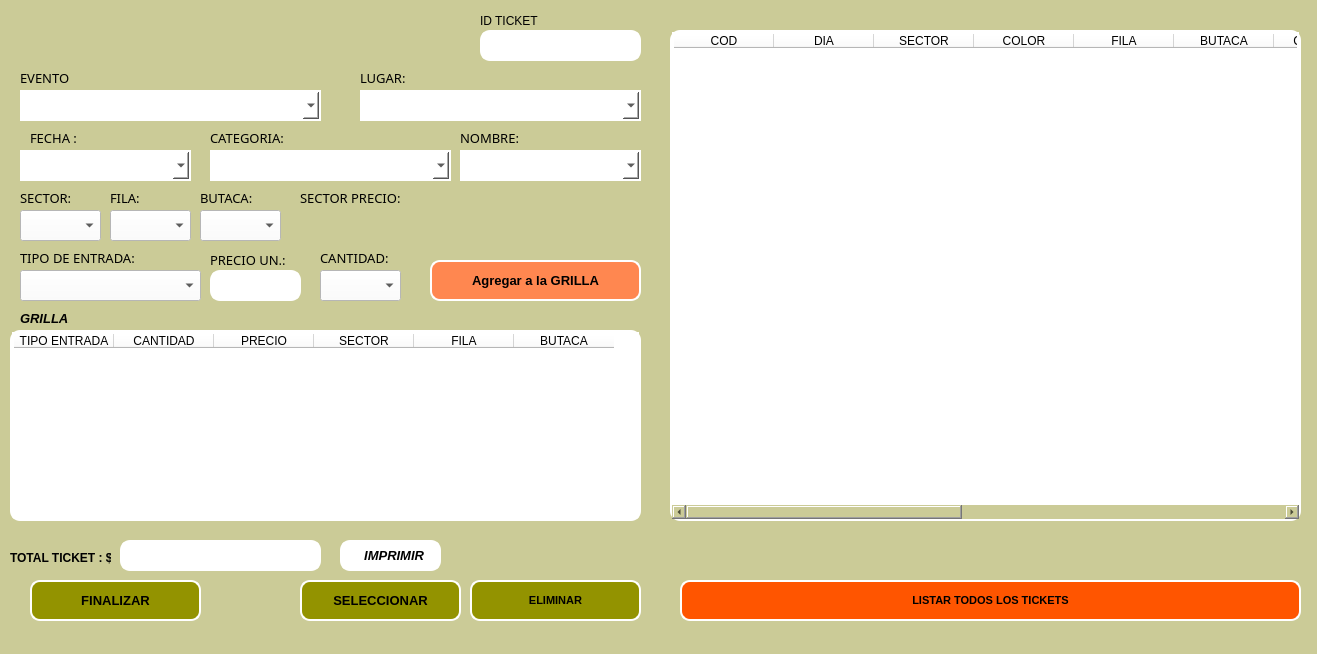
<?xml version="1.0" encoding="UTF-8"?>
<ui version="4.0">
 <class>Form_Tickets</class>
 <widget class="QWidget" name="Form_Tickets">
  <property name="geometry">
   <rect>
    <x>0</x>
    <y>0</y>
    <width>1317</width>
    <height>654</height>
   </rect>
  </property>
  <property name="minimumSize">
   <size>
    <width>1317</width>
    <height>654</height>
   </size>
  </property>
  <property name="maximumSize">
   <size>
    <width>1317</width>
    <height>654</height>
   </size>
  </property>
  <property name="windowTitle">
   <string>Tickets</string>
  </property>
  <property name="styleSheet">
   <string notr="true">background-color: rgb(203, 203, 151);</string>
  </property>
  <widget class="QComboBox" name="comboBox_lugar">
   <property name="geometry">
    <rect>
     <x>360</x>
     <y>90</y>
     <width>281</width>
     <height>31</height>
    </rect>
   </property>
   <property name="styleSheet">
    <string notr="true">
border-style: solid;
border-width: 2px;
border-color: rgb(255, 255, 255);
background-color: rgb(255, 255, 255);</string>
   </property>
  </widget>
  <widget class="QLabel" name="label">
   <property name="geometry">
    <rect>
     <x>360</x>
     <y>70</y>
     <width>171</width>
     <height>16</height>
    </rect>
   </property>
   <property name="font">
    <font>
     <family>FSP DEMO - Organetto Light</family>
     <pointsize>10</pointsize>
    </font>
   </property>
   <property name="text">
    <string>LUGAR:</string>
   </property>
  </widget>
  <widget class="QLabel" name="label_4">
   <property name="geometry">
    <rect>
     <x>30</x>
     <y>130</y>
     <width>151</width>
     <height>16</height>
    </rect>
   </property>
   <property name="font">
    <font>
     <family>FSP DEMO - Organetto Light</family>
     <pointsize>10</pointsize>
    </font>
   </property>
   <property name="text">
    <string>FECHA :</string>
   </property>
  </widget>
  <widget class="QLabel" name="label_3">
   <property name="geometry">
    <rect>
     <x>20</x>
     <y>190</y>
     <width>81</width>
     <height>16</height>
    </rect>
   </property>
   <property name="font">
    <font>
     <family>FSP DEMO - Organetto Light</family>
     <pointsize>10</pointsize>
    </font>
   </property>
   <property name="text">
    <string>SECTOR: </string>
   </property>
  </widget>
  <widget class="QComboBox" name="comboBox_sector">
   <property name="geometry">
    <rect>
     <x>20</x>
     <y>210</y>
     <width>81</width>
     <height>31</height>
    </rect>
   </property>
   <property name="styleSheet">
    <string notr="true">background-color: rgb(255, 255, 255);</string>
   </property>
  </widget>
  <widget class="QComboBox" name="comboBox_tipoEntrada">
   <property name="geometry">
    <rect>
     <x>20</x>
     <y>270</y>
     <width>181</width>
     <height>31</height>
    </rect>
   </property>
   <property name="styleSheet">
    <string notr="true">background-color: rgb(255, 255, 255);</string>
   </property>
  </widget>
  <widget class="QLabel" name="label_5">
   <property name="geometry">
    <rect>
     <x>20</x>
     <y>250</y>
     <width>131</width>
     <height>16</height>
    </rect>
   </property>
   <property name="font">
    <font>
     <family>FSP DEMO - Organetto Light</family>
     <pointsize>10</pointsize>
    </font>
   </property>
   <property name="text">
    <string>TIPO DE ENTRADA: </string>
   </property>
  </widget>
  <widget class="QComboBox" name="comboBox_cantidad">
   <property name="geometry">
    <rect>
     <x>320</x>
     <y>270</y>
     <width>81</width>
     <height>31</height>
    </rect>
   </property>
   <property name="styleSheet">
    <string notr="true">background-color: rgb(255, 255, 255);</string>
   </property>
  </widget>
  <widget class="QLabel" name="label_6">
   <property name="geometry">
    <rect>
     <x>320</x>
     <y>250</y>
     <width>81</width>
     <height>16</height>
    </rect>
   </property>
   <property name="font">
    <font>
     <family>FSP DEMO - Organetto Light</family>
     <pointsize>10</pointsize>
    </font>
   </property>
   <property name="text">
    <string>CANTIDAD:</string>
   </property>
  </widget>
  <widget class="QComboBox" name="comboBox_fila">
   <property name="geometry">
    <rect>
     <x>110</x>
     <y>210</y>
     <width>81</width>
     <height>31</height>
    </rect>
   </property>
   <property name="styleSheet">
    <string notr="true">background-color: rgb(255, 255, 255);</string>
   </property>
  </widget>
  <widget class="QLabel" name="label_7">
   <property name="geometry">
    <rect>
     <x>110</x>
     <y>190</y>
     <width>81</width>
     <height>16</height>
    </rect>
   </property>
   <property name="font">
    <font>
     <family>FSP DEMO - Organetto Light</family>
     <pointsize>10</pointsize>
    </font>
   </property>
   <property name="text">
    <string>FILA:</string>
   </property>
  </widget>
  <widget class="QComboBox" name="comboBox_butacas">
   <property name="geometry">
    <rect>
     <x>200</x>
     <y>210</y>
     <width>81</width>
     <height>31</height>
    </rect>
   </property>
   <property name="styleSheet">
    <string notr="true">background-color: rgb(255, 255, 255);</string>
   </property>
  </widget>
  <widget class="QLabel" name="label_8">
   <property name="geometry">
    <rect>
     <x>200</x>
     <y>190</y>
     <width>81</width>
     <height>16</height>
    </rect>
   </property>
   <property name="font">
    <font>
     <family>FSP DEMO - Organetto Light</family>
     <pointsize>10</pointsize>
    </font>
   </property>
   <property name="text">
    <string>BUTACA:</string>
   </property>
  </widget>
  <widget class="QLabel" name="label_2">
   <property name="geometry">
    <rect>
     <x>480</x>
     <y>10</y>
     <width>161</width>
     <height>21</height>
    </rect>
   </property>
   <property name="text">
    <string>ID TICKET</string>
   </property>
  </widget>
  <widget class="QLabel" name="label_10">
   <property name="geometry">
    <rect>
     <x>10</x>
     <y>550</y>
     <width>101</width>
     <height>16</height>
    </rect>
   </property>
   <property name="font">
    <font>
     <bold>true</bold>
    </font>
   </property>
   <property name="text">
    <string>TOTAL TICKET : $ </string>
   </property>
  </widget>
  <widget class="QTableWidget" name="tableWidget_tickets">
   <property name="geometry">
    <rect>
     <x>10</x>
     <y>330</y>
     <width>631</width>
     <height>191</height>
    </rect>
   </property>
   <property name="styleSheet">
    <string notr="true">border-radius: 10px;
border-style: solid;
border-width: 2px;
border-color: rgb(255, 255, 255);
background-color: rgb(255, 255, 255);</string>
   </property>
   <property name="sortingEnabled">
    <bool>true</bool>
   </property>
   <column>
    <property name="text">
     <string>TIPO ENTRADA</string>
    </property>
   </column>
   <column>
    <property name="text">
     <string>CANTIDAD</string>
    </property>
   </column>
   <column>
    <property name="text">
     <string>PRECIO</string>
    </property>
   </column>
   <column>
    <property name="text">
     <string>SECTOR</string>
    </property>
   </column>
   <column>
    <property name="text">
     <string>FILA</string>
    </property>
   </column>
   <column>
    <property name="text">
     <string>BUTACA</string>
    </property>
   </column>
  </widget>
  <widget class="QPushButton" name="pushButton_ingresar">
   <property name="geometry">
    <rect>
     <x>30</x>
     <y>580</y>
     <width>171</width>
     <height>41</height>
    </rect>
   </property>
   <property name="font">
    <font>
     <pointsize>10</pointsize>
     <bold>true</bold>
    </font>
   </property>
   <property name="styleSheet">
    <string notr="true">border-radius: 10px;
border-style: solid;
border-width: 2px;
border-color: rgb(255, 255, 255);
background-color: rgb(147, 147, 0);

</string>
   </property>
   <property name="text">
    <string>FINALIZAR</string>
   </property>
   <property name="icon">
    <iconset>
     <normaloff>:/ic/mas (1).png</normaloff>:/ic/mas (1).png</iconset>
   </property>
   <property name="iconSize">
    <size>
     <width>35</width>
     <height>35</height>
    </size>
   </property>
  </widget>
  <widget class="QPushButton" name="pushButton_seleccionar">
   <property name="geometry">
    <rect>
     <x>300</x>
     <y>580</y>
     <width>161</width>
     <height>41</height>
    </rect>
   </property>
   <property name="font">
    <font>
     <pointsize>10</pointsize>
     <bold>true</bold>
    </font>
   </property>
   <property name="styleSheet">
    <string notr="true">border-radius: 10px;
background-color: rgb(147, 147, 0);
border-style: solid;
border-width: 2px;
border-color: rgb(255, 255, 255);
</string>
   </property>
   <property name="text">
    <string>SELECCIONAR</string>
   </property>
   <property name="icon">
    <iconset>
     <normaloff>:/ic/eliminar.png</normaloff>:/ic/eliminar.png</iconset>
   </property>
   <property name="iconSize">
    <size>
     <width>35</width>
     <height>35</height>
    </size>
   </property>
  </widget>
  <widget class="QPushButton" name="pushButton_imprimir">
   <property name="geometry">
    <rect>
     <x>340</x>
     <y>540</y>
     <width>101</width>
     <height>31</height>
    </rect>
   </property>
   <property name="font">
    <font>
     <pointsize>10</pointsize>
     <italic>true</italic>
     <bold>true</bold>
    </font>
   </property>
   <property name="styleSheet">
    <string notr="true">background-color: rgb(255, 255, 255);
border-radius: 10px;
border-style: solid;
border-width: 2px;
border-color: rgb(255, 255, 255);</string>
   </property>
   <property name="text">
    <string>  IMPRIMIR</string>
   </property>
   <property name="icon">
    <iconset>
     <normaloff>:/ic/imprimir-contorno-del-boton.png</normaloff>:/ic/imprimir-contorno-del-boton.png</iconset>
   </property>
  </widget>
  <widget class="QLabel" name="label_9">
   <property name="geometry">
    <rect>
     <x>210</x>
     <y>250</y>
     <width>81</width>
     <height>20</height>
    </rect>
   </property>
   <property name="font">
    <font>
     <family>FSP DEMO - Organetto Light</family>
     <pointsize>10</pointsize>
    </font>
   </property>
   <property name="text">
    <string>PRECIO UN.:</string>
   </property>
  </widget>
  <widget class="QLabel" name="label_11">
   <property name="geometry">
    <rect>
     <x>210</x>
     <y>130</y>
     <width>81</width>
     <height>16</height>
    </rect>
   </property>
   <property name="font">
    <font>
     <family>FSP DEMO - Organetto Light</family>
     <pointsize>10</pointsize>
    </font>
   </property>
   <property name="text">
    <string>CATEGORIA:</string>
   </property>
  </widget>
  <widget class="QComboBox" name="comboBox_categoria">
   <property name="geometry">
    <rect>
     <x>210</x>
     <y>150</y>
     <width>241</width>
     <height>31</height>
    </rect>
   </property>
   <property name="styleSheet">
    <string notr="true">
border-style: solid;
border-width: 2px;
border-color: rgb(255, 255, 255);
background-color: rgb(255, 255, 255);</string>
   </property>
  </widget>
  <widget class="QComboBox" name="comboBox_nombre">
   <property name="geometry">
    <rect>
     <x>460</x>
     <y>150</y>
     <width>181</width>
     <height>31</height>
    </rect>
   </property>
   <property name="styleSheet">
    <string notr="true">
border-style: solid;
border-width: 2px;
border-color: rgb(255, 255, 255);
background-color: rgb(255, 255, 255);</string>
   </property>
  </widget>
  <widget class="QLabel" name="label_12">
   <property name="geometry">
    <rect>
     <x>460</x>
     <y>130</y>
     <width>61</width>
     <height>16</height>
    </rect>
   </property>
   <property name="font">
    <font>
     <family>FSP DEMO - Organetto Light</family>
     <pointsize>10</pointsize>
    </font>
   </property>
   <property name="text">
    <string>NOMBRE:</string>
   </property>
  </widget>
  <widget class="QLineEdit" name="lineEdit_idTickets">
   <property name="enabled">
    <bool>false</bool>
   </property>
   <property name="geometry">
    <rect>
     <x>480</x>
     <y>30</y>
     <width>161</width>
     <height>31</height>
    </rect>
   </property>
   <property name="styleSheet">
    <string notr="true">background-color: rgb(255, 255, 255);
border-radius: 10px;
border-style: solid;
border-width: 2px;
border-color: rgb(255, 255, 255);
</string>
   </property>
   <property name="alignment">
    <set>Qt::AlignCenter</set>
   </property>
  </widget>
  <widget class="QLineEdit" name="lineEdit_precio">
   <property name="geometry">
    <rect>
     <x>210</x>
     <y>270</y>
     <width>91</width>
     <height>31</height>
    </rect>
   </property>
   <property name="styleSheet">
    <string notr="true">background-color: rgb(255, 255, 255);
border-radius: 10px;
border-style: solid;
border-width: 2px;
border-color: rgb(255, 255, 255);
</string>
   </property>
   <property name="alignment">
    <set>Qt::AlignCenter</set>
   </property>
  </widget>
  <widget class="QPushButton" name="pushButton_eliminar">
   <property name="geometry">
    <rect>
     <x>470</x>
     <y>580</y>
     <width>171</width>
     <height>41</height>
    </rect>
   </property>
   <property name="font">
    <font>
     <pointsize>8</pointsize>
     <bold>true</bold>
    </font>
   </property>
   <property name="styleSheet">
    <string notr="true">border-radius: 10px;
background-color: rgb(147, 147, 0);
border-style: solid;
border-width: 2px;
border-color: rgb(255, 255, 255);
</string>
   </property>
   <property name="text">
    <string>ELIMINAR</string>
   </property>
   <property name="icon">
    <iconset>
     <normaloff>:/ic/eliminar.png</normaloff>:/ic/eliminar.png</iconset>
   </property>
   <property name="iconSize">
    <size>
     <width>35</width>
     <height>35</height>
    </size>
   </property>
  </widget>
  <widget class="QLineEdit" name="lineEdit__total">
   <property name="geometry">
    <rect>
     <x>120</x>
     <y>540</y>
     <width>201</width>
     <height>31</height>
    </rect>
   </property>
   <property name="styleSheet">
    <string notr="true">background-color: rgb(255, 255, 255);
border-radius: 10px;
border-style: solid;
border-width: 2px;
border-color: rgb(255, 255, 255);
</string>
   </property>
   <property name="alignment">
    <set>Qt::AlignCenter</set>
   </property>
  </widget>
  <widget class="QComboBox" name="comboBox_fecha">
   <property name="geometry">
    <rect>
     <x>20</x>
     <y>150</y>
     <width>171</width>
     <height>31</height>
    </rect>
   </property>
   <property name="styleSheet">
    <string notr="true">
border-style: solid;
border-width: 2px;
border-color: rgb(255, 255, 255);
background-color: rgb(255, 255, 255);</string>
   </property>
  </widget>
  <widget class="QComboBox" name="comboBox_evento">
   <property name="geometry">
    <rect>
     <x>20</x>
     <y>90</y>
     <width>301</width>
     <height>31</height>
    </rect>
   </property>
   <property name="styleSheet">
    <string notr="true">
border-style: solid;
border-width: 2px;
border-color: rgb(255, 255, 255);
background-color: rgb(255, 255, 255);</string>
   </property>
  </widget>
  <widget class="QLabel" name="label_13">
   <property name="geometry">
    <rect>
     <x>20</x>
     <y>70</y>
     <width>61</width>
     <height>16</height>
    </rect>
   </property>
   <property name="font">
    <font>
     <family>FSP DEMO - Organetto Light</family>
     <pointsize>10</pointsize>
    </font>
   </property>
   <property name="text">
    <string>EVENTO</string>
   </property>
  </widget>
  <widget class="QPushButton" name="pushButton_seleccionar_2">
   <property name="geometry">
    <rect>
     <x>430</x>
     <y>260</y>
     <width>211</width>
     <height>41</height>
    </rect>
   </property>
   <property name="font">
    <font>
     <pointsize>10</pointsize>
     <bold>true</bold>
    </font>
   </property>
   <property name="styleSheet">
    <string notr="true">background-color: rgb(255, 135, 80);
border-radius: 10px;
border-style: solid;
border-width: 2px;
border-color: rgb(255, 255, 255);</string>
   </property>
   <property name="text">
    <string>Agregar a la GRILLA</string>
   </property>
   <property name="icon">
    <iconset>
     <normaloff>:/ic/eliminar.png</normaloff>:/ic/eliminar.png</iconset>
   </property>
   <property name="iconSize">
    <size>
     <width>35</width>
     <height>35</height>
    </size>
   </property>
  </widget>
  <widget class="QLabel" name="label_14">
   <property name="geometry">
    <rect>
     <x>20</x>
     <y>310</y>
     <width>49</width>
     <height>16</height>
    </rect>
   </property>
   <property name="font">
    <font>
     <pointsize>10</pointsize>
     <italic>true</italic>
     <bold>true</bold>
    </font>
   </property>
   <property name="text">
    <string>GRILLA: </string>
   </property>
  </widget>
  <widget class="QTableWidget" name="tableWidget_alla_tickets">
   <property name="geometry">
    <rect>
     <x>670</x>
     <y>30</y>
     <width>631</width>
     <height>491</height>
    </rect>
   </property>
   <property name="styleSheet">
    <string notr="true">border-radius: 10px;
border-style: solid;
border-width: 2px;
border-color: rgb(255, 255, 255);
background-color: rgb(255, 255, 255);</string>
   </property>
   <property name="sortingEnabled">
    <bool>true</bool>
   </property>
   <column>
    <property name="text">
     <string>COD</string>
    </property>
   </column>
   <column>
    <property name="text">
     <string>DIA</string>
    </property>
   </column>
   <column>
    <property name="text">
     <string>SECTOR</string>
    </property>
   </column>
   <column>
    <property name="text">
     <string>COLOR</string>
    </property>
   </column>
   <column>
    <property name="text">
     <string>FILA</string>
    </property>
   </column>
   <column>
    <property name="text">
     <string>BUTACA</string>
    </property>
   </column>
   <column>
    <property name="text">
     <string>CANTIDAD</string>
    </property>
   </column>
   <column>
    <property name="text">
     <string>TIPO ENTRADA</string>
    </property>
   </column>
   <column>
    <property name="text">
     <string>$ ENTRADA</string>
    </property>
   </column>
   <column>
    <property name="text">
     <string>$ SECTOR</string>
    </property>
   </column>
   <column>
    <property name="text">
     <string>NOMBRE</string>
    </property>
   </column>
   <column>
    <property name="text">
     <string>LUGAR</string>
    </property>
   </column>
   <column>
    <property name="text">
     <string>FESTIVAL</string>
    </property>
   </column>
  </widget>
  <widget class="QPushButton" name="pushButton_listarAll">
   <property name="geometry">
    <rect>
     <x>680</x>
     <y>580</y>
     <width>621</width>
     <height>41</height>
    </rect>
   </property>
   <property name="font">
    <font>
     <pointsize>8</pointsize>
     <bold>true</bold>
    </font>
   </property>
   <property name="styleSheet">
    <string notr="true">border-radius: 10px;
background-color: rgb(255, 85, 0);
border-style: solid;
border-width: 2px;
border-color: rgb(255, 255, 255);
</string>
   </property>
   <property name="text">
    <string>LISTAR TODOS LOS TICKETS</string>
   </property>
   <property name="icon">
    <iconset>
     <normaloff>:/ic/eliminar.png</normaloff>:/ic/eliminar.png</iconset>
   </property>
   <property name="iconSize">
    <size>
     <width>35</width>
     <height>35</height>
    </size>
   </property>
  </widget>
  <widget class="QLineEdit" name="lineEdit_idTickets_3">
   <property name="enabled">
    <bool>false</bool>
   </property>
   <property name="geometry">
    <rect>
     <x>300</x>
     <y>210</y>
     <width>161</width>
     <height>31</height>
    </rect>
   </property>
   <property name="styleSheet">
    <string notr="true">background-color: rgb(203, 203, 151);
border-color: rgb(203, 203, 151);

border-radius: 10px;
border-style: solid;
border-width: 2px;

</string>
   </property>
   <property name="alignment">
    <set>Qt::AlignCenter</set>
   </property>
  </widget>
  <widget class="QLabel" name="label_15">
   <property name="geometry">
    <rect>
     <x>300</x>
     <y>190</y>
     <width>49</width>
     <height>16</height>
    </rect>
   </property>
   <property name="text">
    <string/>
   </property>
  </widget>
  <widget class="QLabel" name="label_16">
   <property name="geometry">
    <rect>
     <x>300</x>
     <y>190</y>
     <width>111</width>
     <height>16</height>
    </rect>
   </property>
   <property name="font">
    <font>
     <family>FSP DEMO - Organetto Light</family>
     <pointsize>10</pointsize>
    </font>
   </property>
   <property name="text">
    <string>SECTOR PRECIO: </string>
   </property>
  </widget>
 </widget>
 <resources/>
 <connections/>
</ui>
